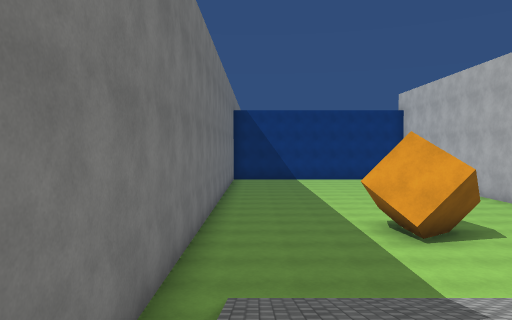
View 1 (above)

22 first-person views from a walk through a 3-D level made in the Unity game engine. The camera is 1.3 m above the floor, tilts 2° down and sees 70° across. The floor is counted in squares, 2 m on a side. Each view is taken from the middle of a square. On the plan, view 1 faces up. The plan holds only what a view shows up to about 11 squares ahead; the rest is blank. The place goes on beyond the plan. The player is left out. Surface patterns are stand-ins for the level's own textures.

View 2
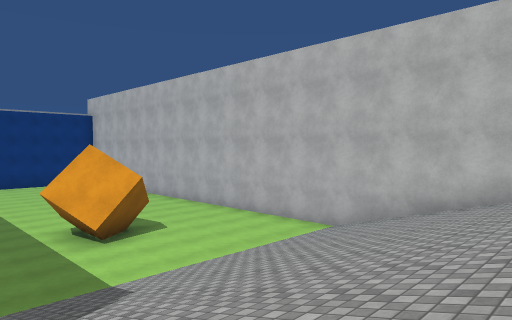

View 3
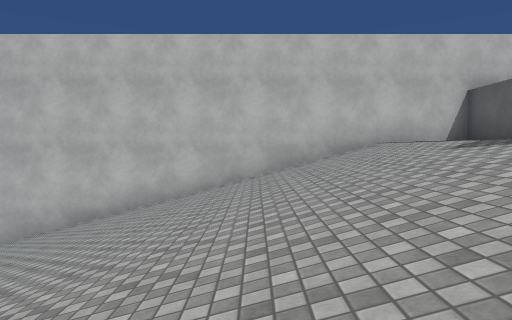

View 4
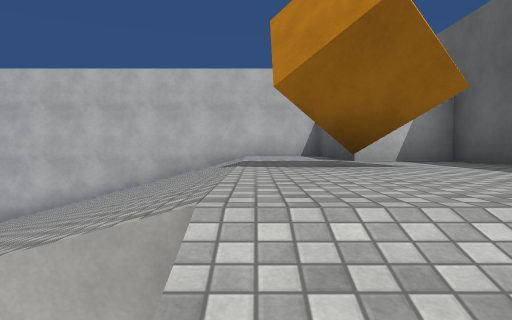

View 5
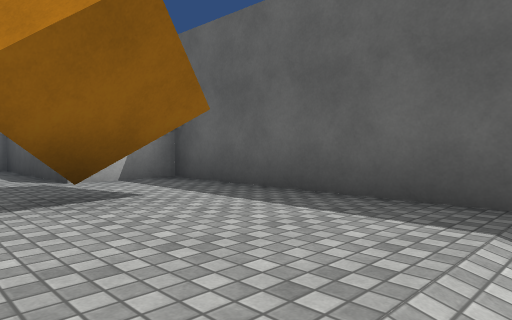

View 6
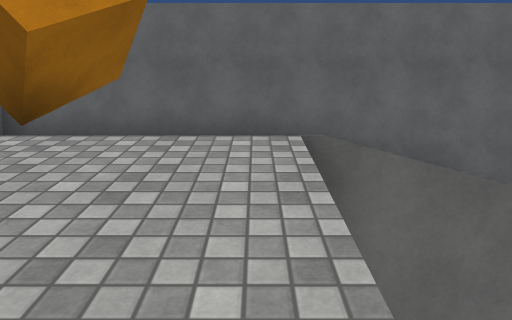

View 7
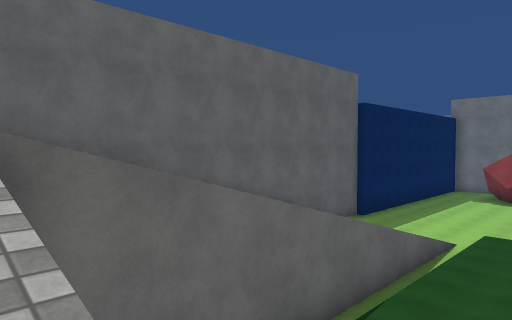

View 8
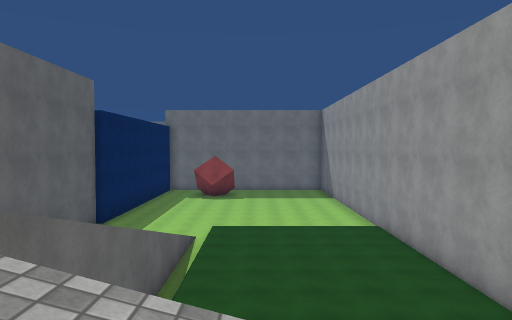

View 9
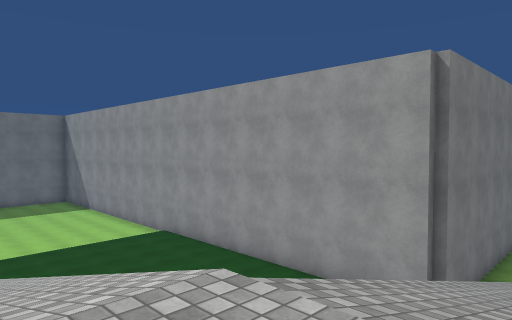

View 10
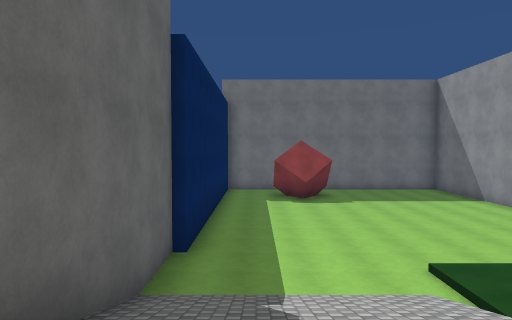

View 11
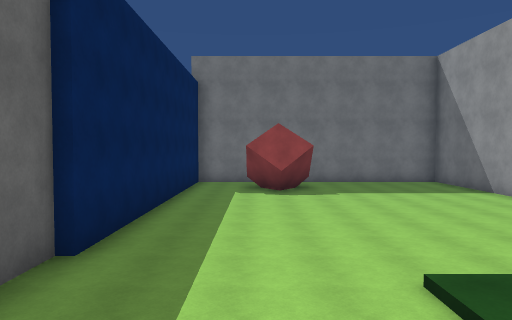

View 12
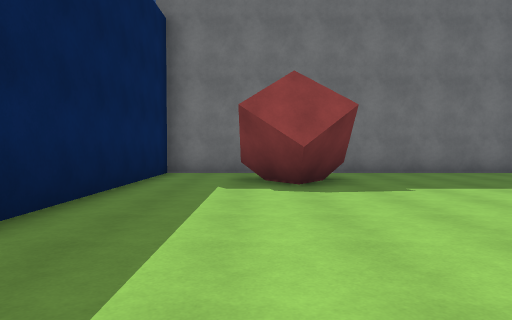

View 13
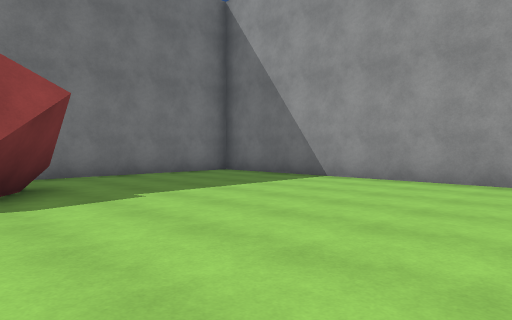

View 14
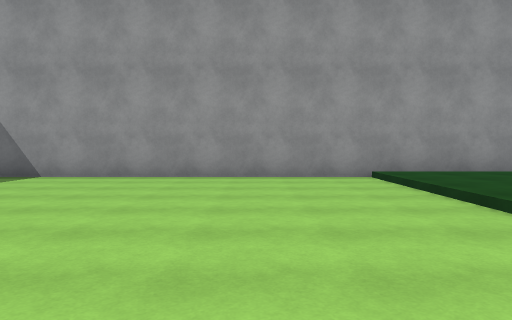

View 15
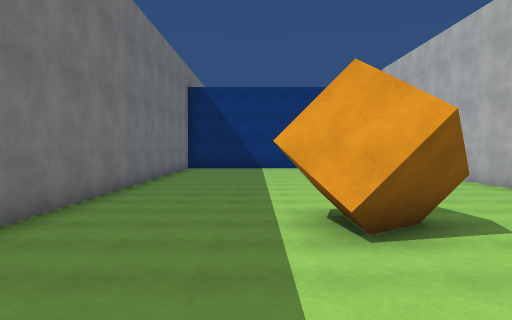

View 16
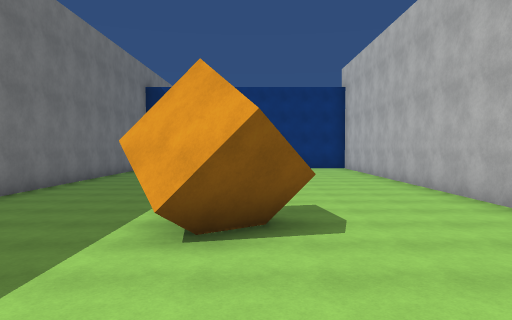

View 17
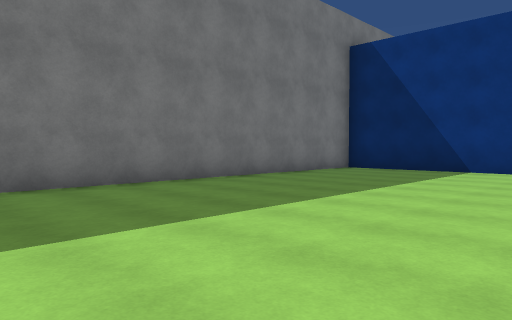

View 18
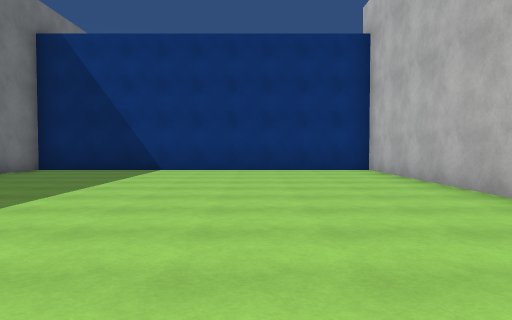

View 19
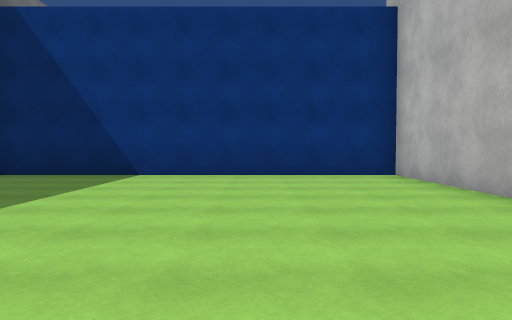

View 20
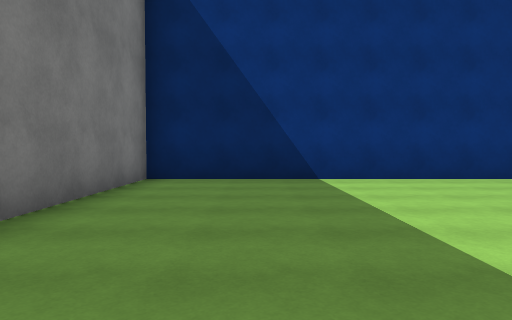

View 21
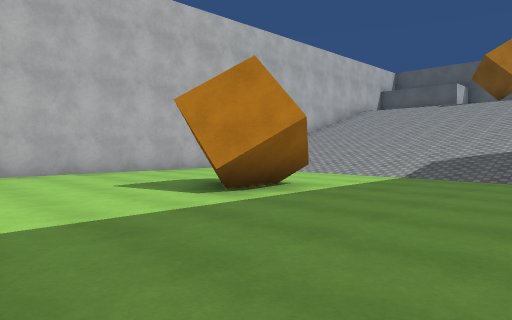

View 22
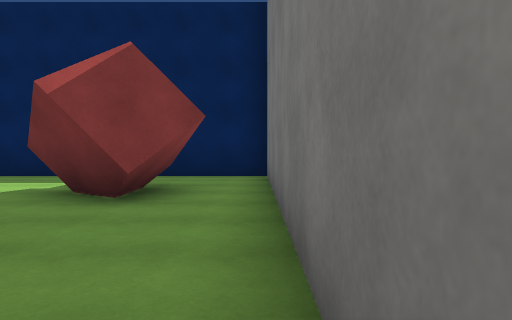

### Floor plan
Key: @ floor where view 1 was taken; # wall or solid block; . main floor; : floor 0.25 m higher than the main floor; + floor 4.75 m higher than the main floor; / step, stairs or slope.
Columns run from 22 left of view 1 to 8 right of it. Each row starts with its distance up from view 1.
 21                     ###########
 20                     #.........#
 19                     #.........#
 18                     #.........#
 17                     #.........#
 16                     #.........#
 15                     #.........#
 14                     #.........#
 13                     #.........#
 12                     #.........#
 11                     #.........#
 10                     #.........#
  9                     #.........#
  8                     #....##...#
  7                     #....##...#
  6                     #.........#
  5                     #.........#
  4                     #.////////#
  3                     # ////////#
  2                     #  ///////#
  1 #####################/////////#
  0 #...........:::::::   @///////#
 -1 #...........:::::::   ////////#
 -2 #...........:::::::   ////////#
 -3 #...........:::::::   ////////#
 -4 #...........:::::::   ////////#
 -5 #.###......../////////++++++++#
 -6 #.##.........///    //++##++++#
 -7 #............//  /   /++#++####
 -8 ###########../////////+++++#
 -9           ##################

Where each view was taken, in squares from view 1:
view 1: 0 up, 0 right, facing up
view 2: 1 down, 0 right, facing up-right
view 3: 2 down, 0 right, facing right
view 4: 5 down, 2 left, facing right
view 5: 5 down, 1 left, facing down-right
view 6: 2 down, 0 right, facing down
view 7: 2 down, 0 right, facing down-left
view 8: 3 down, 1 right, facing left
view 9: 6 down, 1 right, facing up-left
view 10: 7 down, 5 left, facing left
view 11: 6 down, 7 left, facing left
view 12: 6 down, 12 left, facing left
view 13: 6 down, 13 left, facing up-left
view 14: 7 down, 13 left, facing up
view 15: 3 up, 2 right, facing up
view 16: 3 up, 4 right, facing up
view 17: 10 up, 5 right, facing up-left
view 18: 10 up, 5 right, facing up
view 19: 12 up, 5 right, facing up
view 20: 13 up, 1 right, facing up
view 21: 12 up, 1 left, facing down-right
view 22: 0 up, 21 left, facing down
